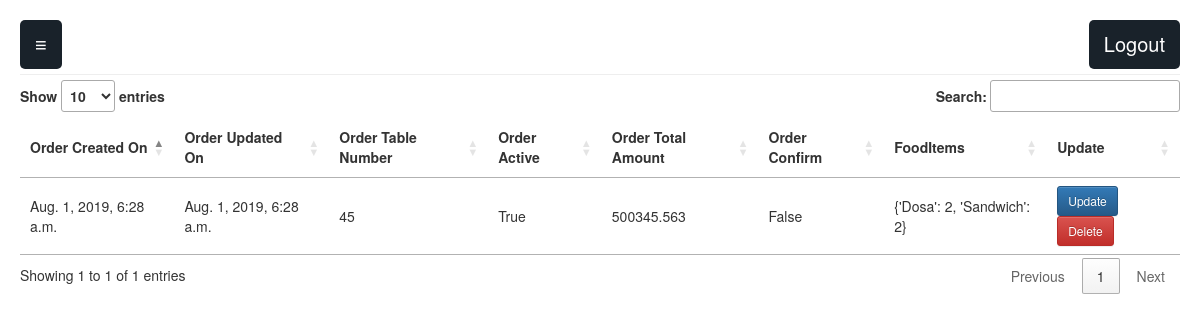
/order_management/active_orders/ (signed in), run on the app's committed database.
### apis/models.py (models this page shows, shortened)
class Order(models.Model):
    order_user_id = models.ForeignKey(CustomUser, on_delete=models.CASCADE)
    order_restaurant_id = models.ForeignKey(Restaurant, on_delete=models.CASCADE)
    order_fooditem_relation = models.ManyToManyField(FoodItem, through="OrderFoodItem")
    order_created_on = models.DateTimeField(auto_now_add=True)
    order_updated_on = models.DateTimeField(auto_now=True)
    order_table_number = models.IntegerField()
    order_active = models.BooleanField()
    order_total_amount = models.FloatField()
    order_confirm = models.BooleanField()

### order_management/views.py (the view)
# urls.py: path('active_orders/', views.get_active_orders, name='active_orders'),
@login_required
def get_active_orders(request):
    user_role = request.user.role-1
    active_orders = Order.objects.filter(order_restaurant_id=user_role, order_active=True)
    food_items_in_order = []
    for order in active_orders:
        food_items = OrderFoodItem.objects.filter(orderfooditem_order_id=order)
        food_items_dict = {}
        for food_item in food_items:
            fooditem_name =  food_item.orderfooditem_fooditem_id.fooditem_name
            food_items_dict[fooditem_name]=food_item.orderfooditem_quantity
        food_items_in_order.append(food_items_dict)
    order_data = zip(active_orders,food_items_in_order)
    data = {'order_data':order_data,'user_role':user_role}
    return render(request, 'order_management/active_orders.html',data)

### order_management/templates/order_management/active_orders.html (shortened to what this page needs)
{% extends "order_management/base.html" %}
{% load staticfiles %}
{% block static %}
<link rel="stylesheet" href="//cdn.datatables.net/1.10.19/css/jquery.dataTables.min.css">
{% endblock %}
{% block content %}
<table id="activeOrders">
    <thead>
        <tr>
            <th>Order Created On</th>
            <th>Order Updated On</th>
            <th>Order Table Number</th>
            <th>Order Active</th>
            <th>Order Total Amount</th>
            <th>Order Confirm</th>
            <th>FoodItems</th>
            <th>Update</th>
        </tr>
    </thead>
    <tbody>
        {% for order,food in order_data %}
        <tr>
            <td>{{order.order_created_on}}</td>
            <td>{{order.order_updated_on}}</td>
            <td>{{order.order_table_number}}</td>
            <td>{{order.order_active}}</td>
            <td>{{order.order_total_amount}}</td>
            <td>{{order.order_confirm}}</td>
            <td>{{food}}</td>
            <td>
                <button type="button" class="update-order btn btn-sm btn-primary" data-id="{% url 'order_management:update_order' order.pk %}">
                    <span class="fa fa-pencil">Update</span>
                </button>
                <button type="button" class="delete-book btn btn-sm btn-danger" data-id="{% url 'order_management:delete_order' order.pk %}">
                    <span class="fa fa-trash">Delete</span>
                </button>
            </td>
        </tr>
        {% endfor %}
    </tbody>
</table>
{% endblock %}

### order_management/static/order_management/base.css (style rules this page uses)
* { margin: 0px; padding: 0px; }

### data on the page
Order: order_created_on "Aug. 1, 2019, 6:28 a.m.", order_updated_on "Aug. 1, 2019, 6:28 a.m.", order_table_number "45", order_active "True", order_total_amount "500345.563", order_confirm "False", food "{'Dosa': 2, 'Sandwich': 2}"
